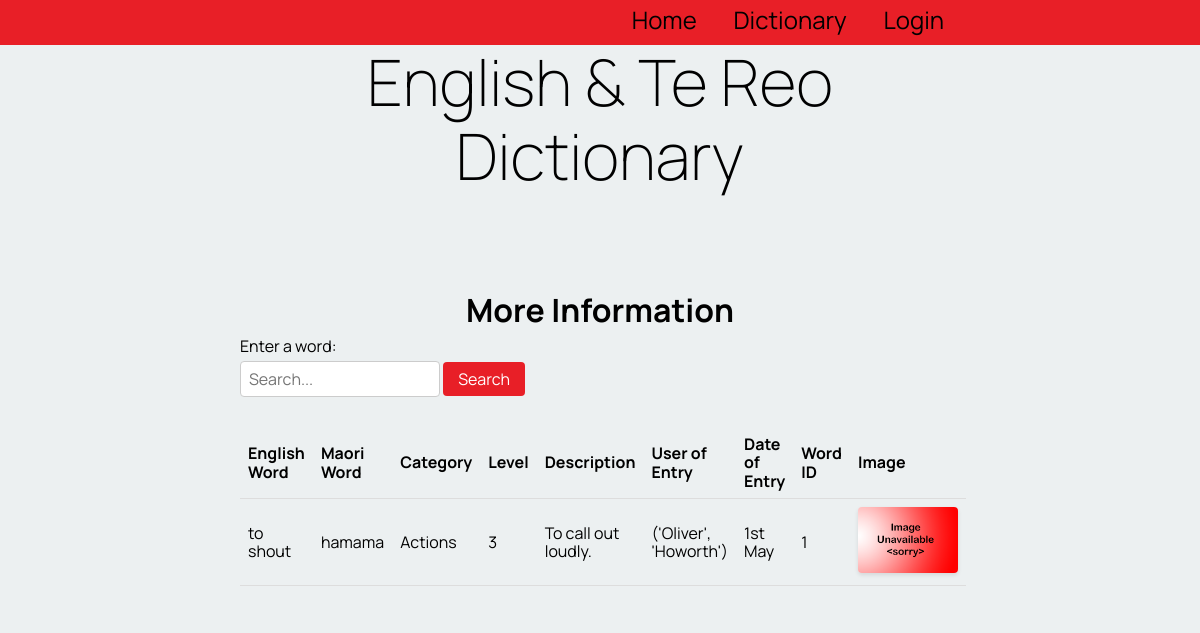
Page /word_info/1 on the committed database.
### tables this page shows
CREATE TABLE "table_word"
(
    word_id      integer not null
        primary key autoincrement,
    english_word varchar(100),
    te_reo_word  varchar(100),
    description  varchar(100),
    category     varchar(100),
    levels       varchar(100),
    user_fk      integer
        constraint table_word_table_account_id_fk
            references users_table,
    cat_fk       integer
        constraint table_word_category_table_cat_id_fk
            references category_table
, word_date varchar(100), image varchar(100));

CREATE TABLE "category_table"
(
    cat_id        integer not null
        primary key autoincrement,
    category_name varchar
);

### app.py (the view)
@app.route('/word_info/<word_id>') #the function runs when user clicks on a word - shows them extra details about that word
def render_word_info(word_id):
    if is_logged_in_teacher():
        print("Teacher if logged in!")
    con = create_connection(DATABASE) #selects all the inforamtion (e.g image,date,level) form both tables
    query = "SELECT word_id, english_word, te_reo_word, category_name, levels, description, word_date, image FROM table_word INNER JOIN category_table ON table_word.cat_fk = cat_id WHERE table_word.word_id = ?"
    cur = con.cursor()
    try:
        cur.execute(query, (word_id,))
        word = cur.fetchall()
    except Exception as e:
        print(e)
    query2 = "SELECT f_name, l_name FROM table_word INNER JOIN users_table ON users_table.users_id = table_word.user_fk WHERE word_id = ?"
    try:
        cur.execute(query2, (word_id,))  #user_name is used to display the user of entry in the html page
        user_name = cur.fetchall()
        print(user_name)
    except Exception as e:
        print(e)
    con.close()  #closes the connection to the database
    return render_template('word_info.html', logged_in = is_logged_in(), words=word, teacher_log = is_logged_in_teacher(), user=user_name)

### app.py (called while the page is built)
def create_connection(db_file): #connects to the database
    try:
        connection = sqlite3.connect(db_file)
        return connection
    except Error as e:
        print(e)   #prints the error message
    return None

def is_logged_in():    #checks if the user has logged in
    if session.get("email") is None:
        print("not logged in ")
        return False
    else:
        print("logged in!")  #returns true if they are logged in
        return True

def is_logged_in_teacher():   #checks if a teacher account has logged in
        email = session.get("email")
        con = create_connection(DATABASE)
        cur = con.cursor()
        query = """SELECT is_teacher FROM users_table WHERE email = ?"""  #selects is_teacher from database
        cur.execute(query, (email, ))
        teacher = cur.fetchall()
        con.close()
        if ('yes',) in teacher:
            print("teacher logged in!")
            return True  #returns true if a teacher is logged in
        else:
            return False #if teacher is not logged in returns false

### templates/word_info.html
{% extends 'base.html' %}
{% block pageheading %}More Information{% endblock %}
{% block main %}
    <form action="{{ url_for('render_dictionary_page', cat_id=cat_id) }}" method="GET">
        <label for="word-search">Enter a word:</label>
        <input type="text" name="search" value="{{ search_term }}" placeholder="Search...">
        <button type="submit">Search</button>
    </form>
    <table>
        <thead>
            <tr>
                <th>English Word</th>
                <th>Maori Word</th>
                <th>Category</th>
                <th>Level</th>
                <th>Description</th>
                <th>User of Entry</th>
                <th>Date of Entry</th>
                <th>Word ID</th>
                <th>Image</th>
            </tr>
        </thead>
        <tbody>
            {% for word in words %}
                <tr>
                    <td>{{ word[1] }}</td>
                    <td>{{ word[2] }}</td>
                    <td>{{ word[3] }}</td>
                    <td>{{ word[4] }}</td>
                    <td>{{ word[5] }}</td>
                    <td>{{ user[0] }}</td>
                    <td>{{ word[6] }}</td>
                    <td>{{ word[0] }}</td>
                    {% if word[7] %}
                    <td> <img src= '{{ url_for('static', filename='images/' + word[7] + '.jpg') }}'> </td>
                    {% else %}
                    <td> <img src= '{{ url_for('static', filename='images/noimage' + '.jpg') }}'> </td>
                    {% endif %}
                </tr>
            {% endfor %}
        </tbody>
    </table>
{% endblock %}

### static/style.css (style rules this page uses)
* { font-family: 'Manrope', sans-serif; padding: 0; margin: 0; box-sizing: border-box; }
body { background-color: rgba(236, 240, 241, 1.0); }
img { max-width: 100%; }
table { width: 100%; border-collapse: collapse; margin-bottom: 20px; }
table th, table td { padding: 8px; text-align: left; border-bottom: 1px solid #ddd; }
form { margin-bottom: 20px; }
form label { display: block; margin-bottom: 5px; }
form input[type="text"] { width: 200px; padding: 8px; border: 1px solid #ccc; border-radius: 4px; margin-bottom: 10px; }
form button { padding: 8px 15px; background-color: #e81f27; color: #fff; border: none; border-radius: 4px; cursor: pointer; }
table img { max-width: 100px; height: auto; border-radius: 4px; box-shadow: 0 2px 4px rgba(0, 0, 0, 0.1); }

### rows in the picture
table_word: english_word "to shout", te_reo_word "hamama", category_name "Actions", levels "3", description "To call out loudly.", user "('Oliver', 'Howorth')", word_date "1st May", word_id "1"
